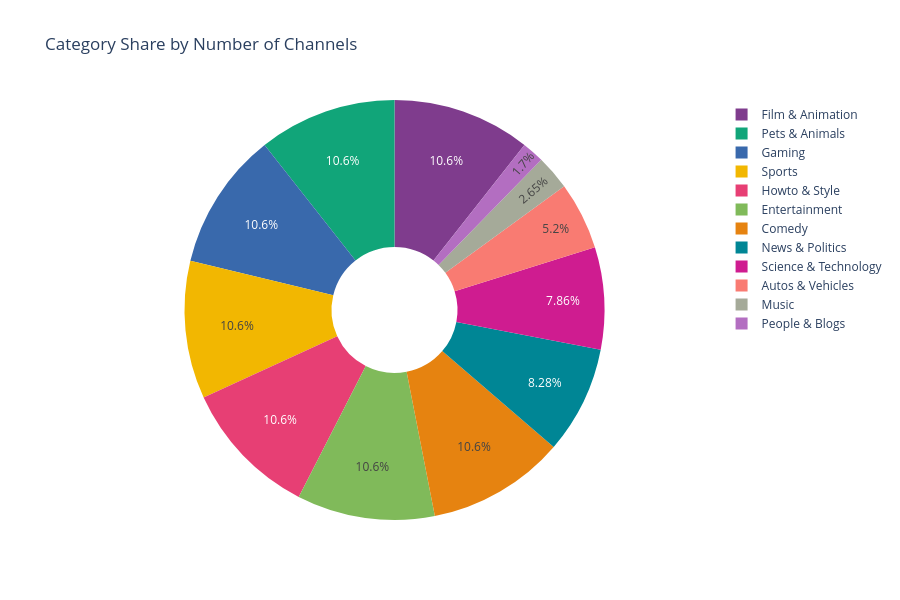

Write notebook code for a chart like this one.
### Markdown cell above
##### Pie: category share by number of channels

### Code cell
fig = px.pie(
    top_cat,
    names='categoryTitle',
    values='num_channels',
    title='Category Share by Number of Channels',
    hole=0.3,
    color_discrete_sequence=px.colors.qualitative.Bold
)
fig.update_layout(
    template='plotly_white',
    width=900,
    height=600
)
fig.show()

### Figure 1 — Plotly figure (JSON) as saved in the notebook; plotly's stock layout.template omitted (floating-point values rounded to 4 significant figures)
{"data": [{"domain": {"x": [0, 1], "y": [0, 1]}, "hole": 0.3, "hovertemplate": "categoryTitle=%{label}<br>num_channels=%{value}<extra></extra>", "labels": ["Film & Animation", "Pets & Animals", "Gaming", "Sports", "Howto & Style", "Entertainment", "Comedy", "News & Politics", "Science & Technology", "Autos & Vehicles", "Music", "People & Blogs"], "legendgroup": "", "name": "", "showlegend": true, "type": "pie", "values": [100, 100, 100, 100, 100, 100, 100, 78, 74, 49, 25, 16]}], "layout": {"height": 600, "legend": {"tracegroupgap": 0}, "piecolorway": ["rgb(127, 60, 141)", "rgb(17, 165, 121)", "rgb(57, 105, 172)", "rgb(242, 183, 1)", "rgb(231, 63, 116)", "rgb(128, 186, 90)", "rgb(230, 131, 16)", "rgb(0, 134, 149)", "rgb(207, 28, 144)", "rgb(249, 123, 114)", "rgb(165, 170, 153)"], "title": {"text": "Category Share by Number of Channels"}, "width": 900}}
